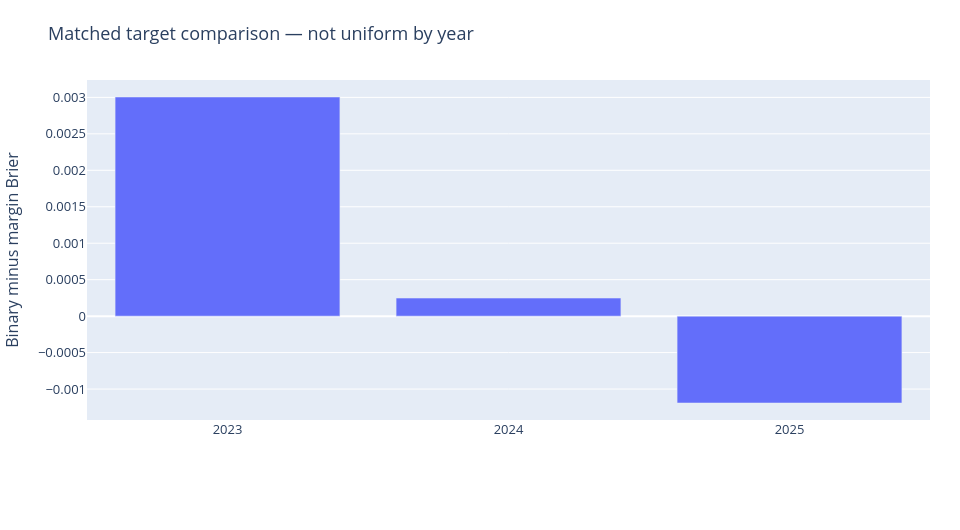

The code cell stored with this chart in its notebook:
### Code cell
chart('women_target_control','Matched target comparison — not uniform by year',years.year.tolist(),{'Margin advantage':(years.binary-years.margin).tolist()},'Binary minus margin Brier')

### Figure 1 — Plotly figure (JSON) as saved in the notebook; plotly's stock layout.template omitted (floating-point values rounded to 4 significant figures)
{"data": [{"name": "Margin advantage", "type": "bar", "x": ["2023", "2024", "2025"], "y": [0.003005, 0.0002477, -0.001191]}], "layout": {"barmode": "group", "font": {"size": 13}, "height": 530, "legend": {"orientation": "h", "y": -0.24}, "margin": {"b": 110, "l": 80, "r": 30, "t": 80}, "title": {"text": "Matched target comparison — not uniform by year"}, "width": 960, "xaxis": {"type": "category"}, "yaxis": {"title": {"text": "Binary minus margin Brier"}}}}
